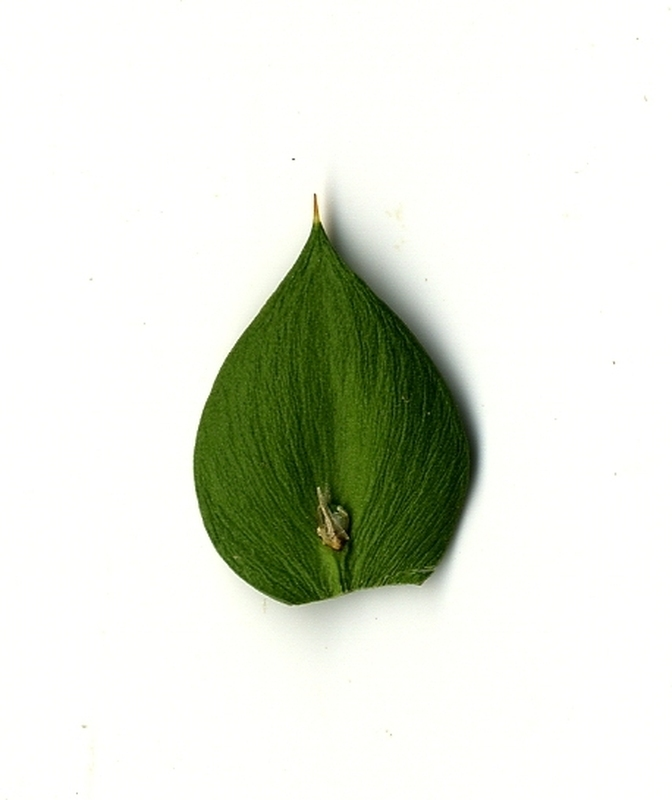
#> input picture first_attempt/images/1.jpg, 672 x 800 px; its folder holds only this picture in this run
$ python first_attempt.py
#> lines starting #> are read from the running program, lines starting #| are printed output that depends on the picture
import cv2
import os

def sketch_image(image_path, output_path):
#> called with image_path = 'images/1.jpg', output_path = 'results/sketch_1.jpg'
    img = cv2.imread(image_path)
#> img is the input picture: shape (800, 672, 3); mean B, G, R 218, 228.9, 224.7
    gray = cv2.cvtColor(img, cv2.COLOR_BGR2GRAY)
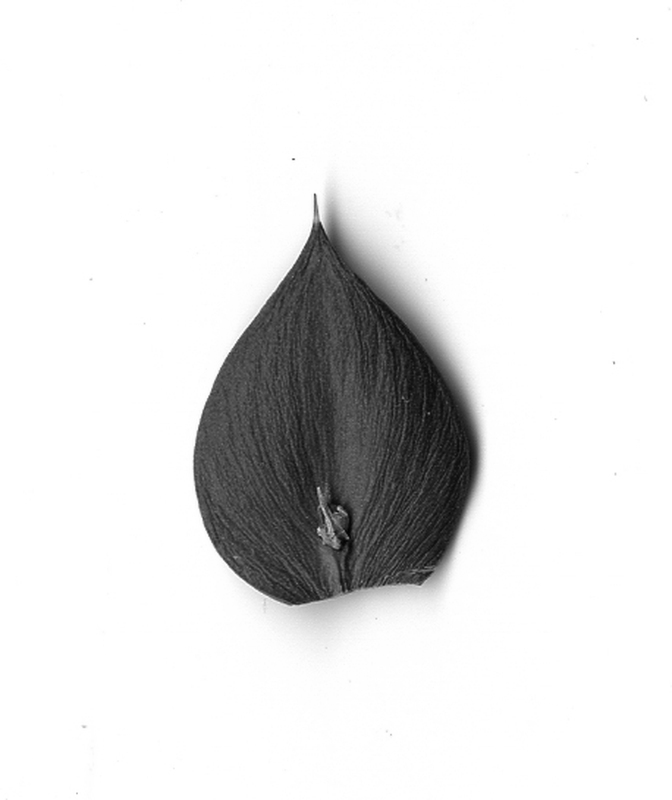
#> gray: shape (800, 672); min 2, max 255, mean 226.5
    inverted_gray=gray
    inverted_gray = cv2.bitwise_not(gray)
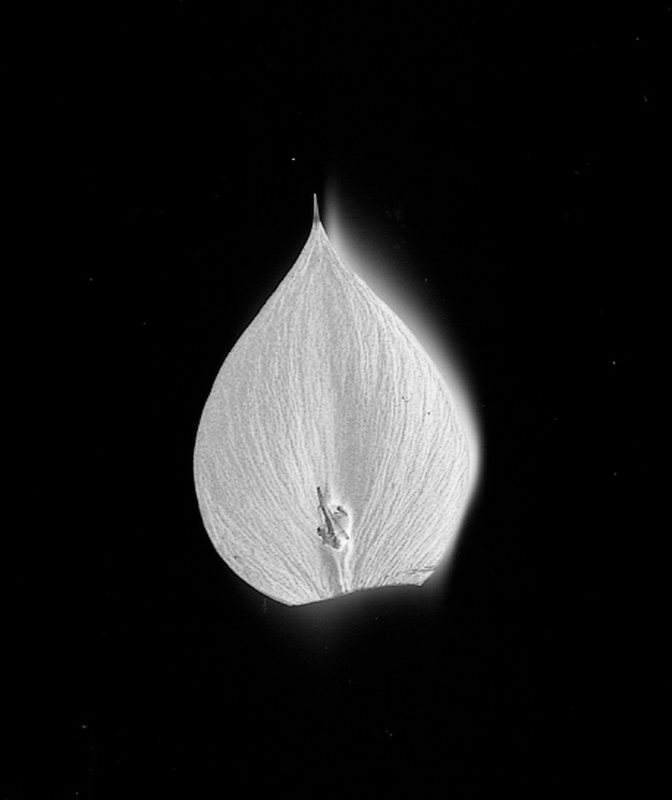
#> inverted_gray: shape (800, 672); min 0, max 253, mean 28.5
    blurred = cv2.GaussianBlur(inverted_gray, (37, 37), sigmaX=0, sigmaY=0)
    inverted_blur = cv2.bitwise_not(blurred)
    sketch = cv2.divide(gray, inverted_blur, scale=256.0)
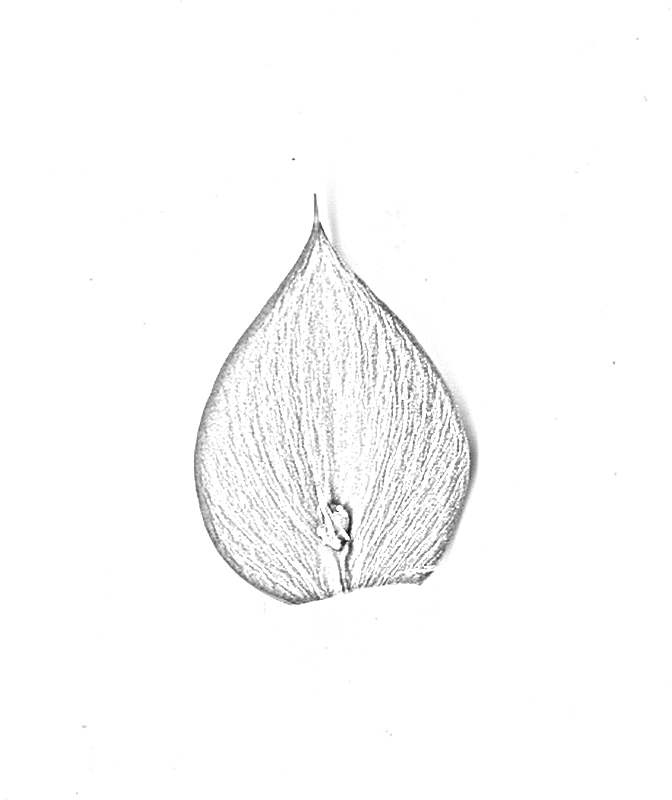
#> sketch: shape (800, 672); min 10, max 255, mean 251
    cv2.imwrite(output_path, sketch)

def process_images(input_folder, output_folder):
    if not os.path.exists(output_folder):
        os.makedirs(output_folder)
    for filename in os.listdir(input_folder):
        if filename.endswith(".jpeg") or filename.endswith(".jpg") or filename.endswith(".png"):
            input_path = os.path.join(input_folder, filename)
            output_path = os.path.join(output_folder, f"sketch_{filename}")
            sketch_image(input_path, output_path)

input_folder = 'images'
output_folder = 'results'

process_images(input_folder, output_folder)

print("Processing complete. Check the 'results' folder for output.")

$ run again, on first_attempt/images/1402.jpg
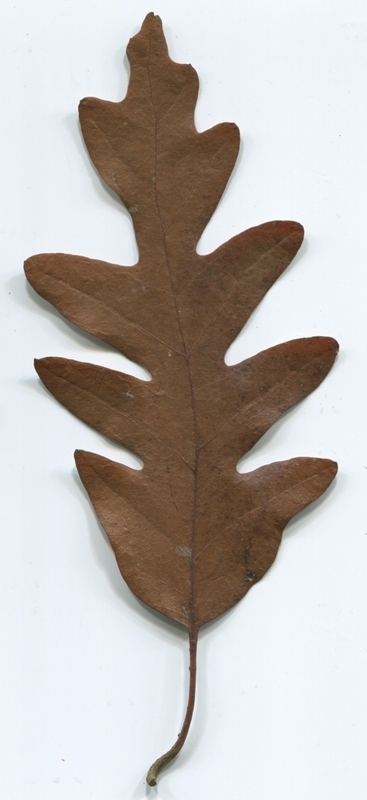
#> input picture first_attempt/images/1402.jpg, 367 x 800 px
#> in sketch_image, img is the input picture: shape (800, 367, 3); mean B, G, R 181.3, 184.9, 189.9
#> in sketch_image, `blurred = cv2.GaussianBlur(inverted_gray, (37, 37), sigmaX=0, sigmaY=0)`:
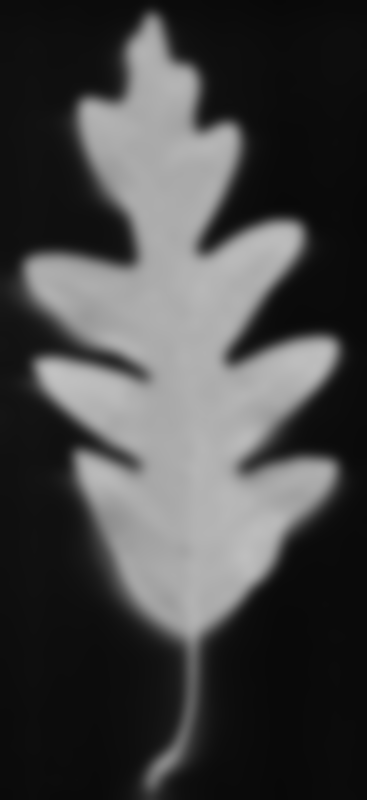
#> blurred: shape (800, 367); min 8, max 194, mean 68.9
#> in sketch_image, `sketch = cv2.divide(gray, inverted_blur, scale=256.0)`:
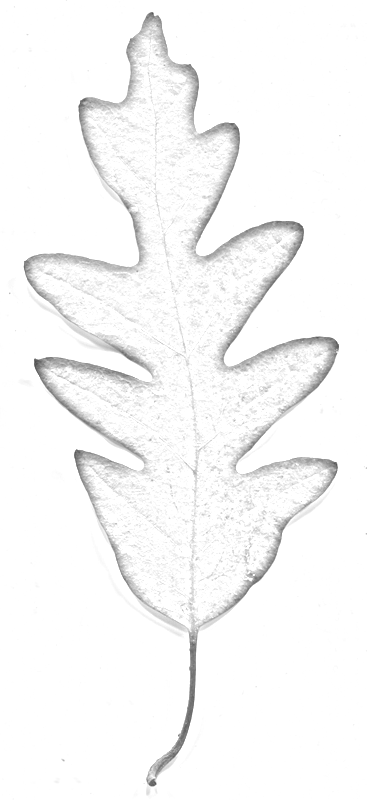
#> sketch: shape (800, 367); min 81, max 255, mean 248
